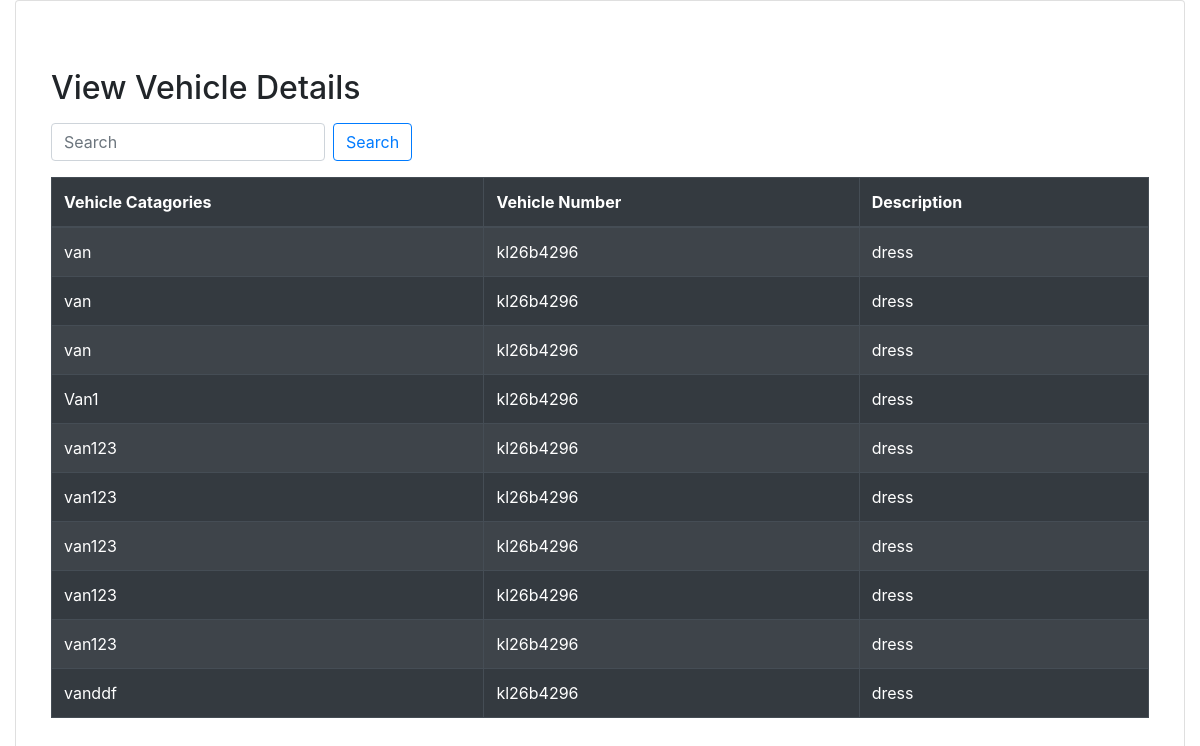
/employee_vehicle_view/, run on the app's committed database.
### warehouse/models6.py (models this page shows)
class Veh(models.Model):
    vehicle_Catagories=models.CharField(max_length=25)
    Vehicle_Number=models.CharField(max_length=20)
    Description=models.CharField(max_length=100)

### warehouse/views.py (the view)
# urls.py: path('employee_vehicle_view/',views.employee_view_vehicle, name='employee_vehicle_view'),
def employee_view_vehicle(request):
    stu=Veh.objects.all().values()
    return render(request,'employee_vehicle_view.html',{'stu':stu})

### warehouse/templates/employee_vehicle_view.html (shortened to what this page needs)
<!doctype html>
<html lang="en">
  <head>
    <link rel="stylesheet" href="https://cdn.jsdelivr.net/npm/bootstrap@4.3.1/dist/css/bootstrap.min.css">
  </head>
  <body>
            <div class="col-lg-12 grid-margin stretch-card">
              <div class="card">
                <div class="card-body">
                  <div class="table-responsive">
              <div class="container mt-5">
                  <h2 class="card-title">View Vehicle Details</h2>
                <form class="form-inline my-3">
                  <input class="form-control mr-sm-2" type="search" id="searchInput" placeholder="Search" aria-label="Search">
                  <button class="btn btn-outline-primary my-2 my-sm-0" type="button" onclick="searchTable()">Search</button>
                </form>
                {% block content %}
                <table class="table table-bordered table-dark table-striped">
                  <thead>
                    <tr>
                      <th>Vehicle Catagories</th>
                      <th>Vehicle Number</th>
                      <th>Description</th>
                    </tr>
                  </thead>
                  <tbody>
                    {% for stu in stu %}
                      <tr>
                        <td>{{ stu.vehicle_Catagories }}</td>
                        <td>{{ stu.Vehicle_Number }}</td>
                        <td>{{ stu.Description }}</td>
                      </tr>
                    {% endfor %}
                  </tbody>
                </table>
                {% endblock content %}
            </div>
  </body>
</html>

### data on the page
Veh: vehicle_Catagories "van", Vehicle_Number "kl26b4296", Description "dress"
Veh: vehicle_Catagories "van", Vehicle_Number "kl26b4296", Description "dress"
Veh: vehicle_Catagories "van", Vehicle_Number "kl26b4296", Description "dress"
Veh: vehicle_Catagories "Van1", Vehicle_Number "kl26b4296", Description "dress"
Veh: vehicle_Catagories "van123", Vehicle_Number "kl26b4296", Description "dress"
Veh: vehicle_Catagories "van123", Vehicle_Number "kl26b4296", Description "dress"
Veh: vehicle_Catagories "van123", Vehicle_Number "kl26b4296", Description "dress"
Veh: vehicle_Catagories "van123", Vehicle_Number "kl26b4296", Description "dress"
Veh: vehicle_Catagories "van123", Vehicle_Number "kl26b4296", Description "dress"
Veh: vehicle_Catagories "vanddf", Vehicle_Number "kl26b4296", Description "dress"
